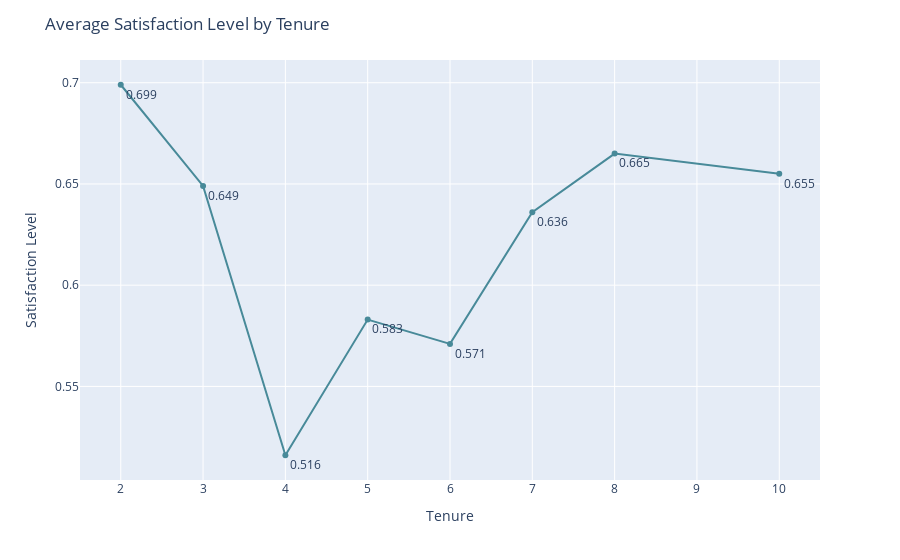

Write notebook code for a chart like this one.
### Code cell
tenure_satisfaction_level = df_clean.groupby(["tenure"])["satisfaction_level"].mean().round(3).reset_index()

fig = px.line(tenure_satisfaction_level, x='tenure', y='satisfaction_level',markers=True,text="satisfaction_level")
fig.update_traces(textposition="bottom right",
                 line_color='#488A99')
fig.update_layout(title='Average Satisfaction Level by Tenure',
                   xaxis_title='Tenure',
                   yaxis_title='Satisfaction Level')
fig.show()

### Figure 1 — Plotly figure (JSON) as saved in the notebook; plotly's stock layout.template omitted (floating-point values rounded to 4 significant figures)
{"data": [{"hovertemplate": "tenure=%{x}<br>satisfaction_level=%{text}<extra></extra>", "legendgroup": "", "line": {"color": "#488A99", "dash": "solid"}, "marker": {"symbol": "circle"}, "mode": "lines+markers+text", "name": "", "orientation": "v", "showlegend": false, "text": [0.699, 0.649, 0.516, 0.583, 0.571, 0.636, 0.665, 0.655], "textposition": "bottom right", "type": "scatter", "x": [2, 3, 4, 5, 6, 7, 8, 10], "xaxis": "x", "y": [0.699, 0.649, 0.516, 0.583, 0.571, 0.636, 0.665, 0.655], "yaxis": "y"}], "layout": {"legend": {"tracegroupgap": 0}, "margin": {"t": 60}, "title": {"text": "Average Satisfaction Level by Tenure"}, "xaxis": {"anchor": "y", "domain": [0, 1], "title": {"text": "Tenure"}}, "yaxis": {"anchor": "x", "domain": [0, 1], "title": {"text": "Satisfaction Level"}}}}
